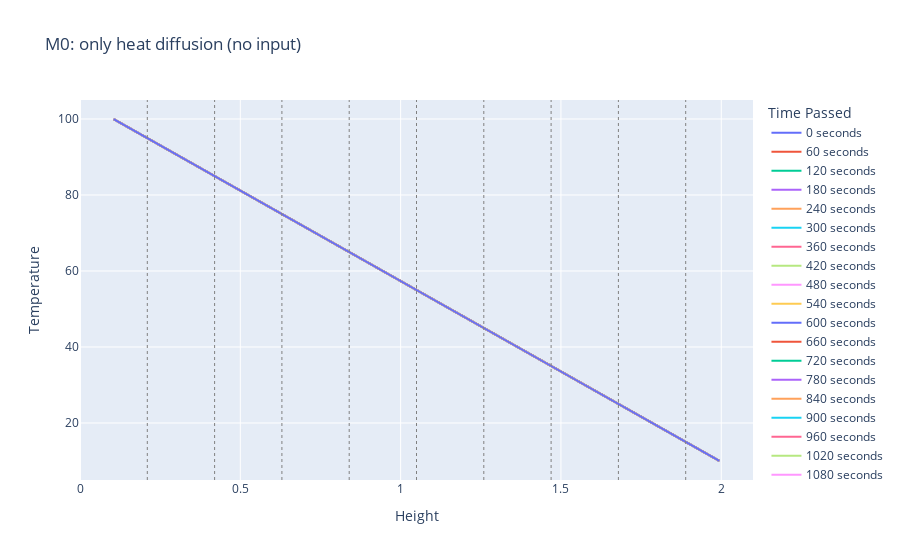
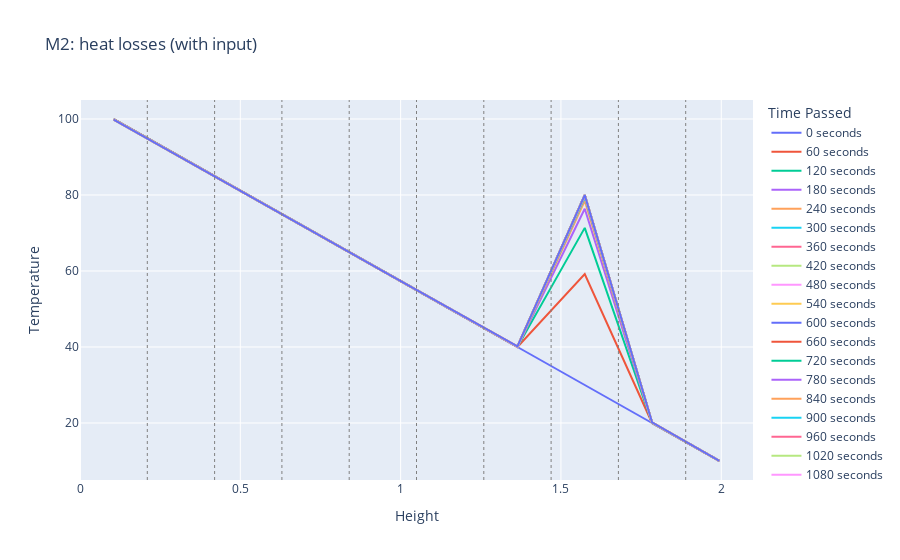
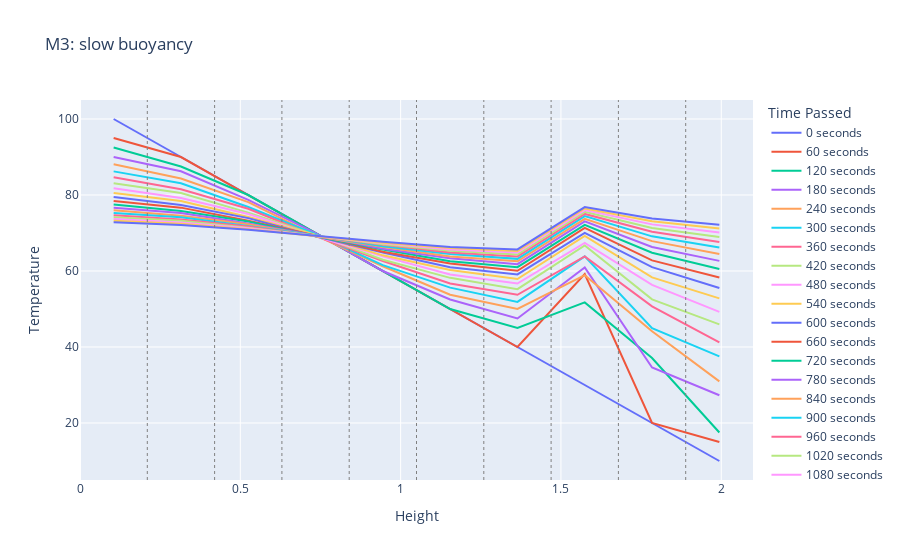
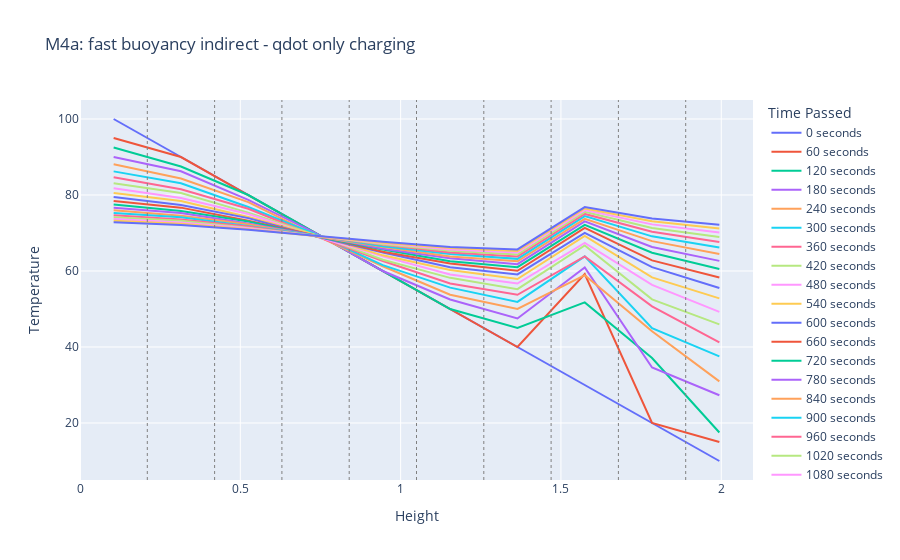

The notebook cell these images were saved under, in order:
### Markdown cell above
#### Model 4: only indirect heating (heat exchanger)

### Code cell
# MODEL 0 - only dif (no inputs)
tank_vector0 = HeatDistributionVector_model0(alpha, z, T_zero, dt)
stability0 = tank_vector0.stability_check()
if (stability0 == 0):
    # Solve for the temperatures
    final_temperature0, results0 = tank_vector0.vector_solve(num_steps)
    # Plot the results
    plot_results_height(results0, tank_vector0.heights, dt, z, dz, "M0: only heat diffusion (no input)")
    #plot_results_time(results0, dt, "M0: only heat diffusion (no input)")
"""
"""
# MODEL 2 - heat losses (with inputs)
tank_vector2 = HeatDistributionVector_model2(alpha, beta_i, beta_bottom, beta_top, lambda_i, phi_i, z, T_a, T_zero, dt, Qdot, mdot, Tm)
stability2 = tank_vector2.stability_check()
if (stability2 == 0):
    # Solve for the temperatures
    final_temperature2, results2 = tank_vector2.vector_solve(num_steps)
    # Plot the results
    plot_results_height(results2, tank_vector2.heights, dt, z, dz, "M2: heat losses (with input)")
    #plot_results_time(results2, dt, "Temperature development of each layer over time. M2: heat losses (with input)")


# MODEL 3 - slow buoy (inputs)
tank_vector3 = HeatDistributionVector_model3(alpha, beta_i, beta_bottom, beta_top, lambda_i, phi_i, z, T_a, T_zero, dt, Qdot, mdot, Tm)
stability3 = tank_vector3.stability_check()
if (stability3 == 0):
    # Solve for the temperatures
    final_temperature3, results3 = tank_vector3.vector_solve(num_steps)
    # Plot the results
    plot_results_height(results3, tank_vector3.heights, dt, z, dz, "M3: slow buoyancy")
    #plot_results_time(results3, dt, "Temperature development of each layer over time. M3: slow buoyancy")

"""

"""
# MODEL 4a - fast buoy (only charging +qdot)
tank_vector4a = HeatDistributionVector_model4a(alpha, beta_i, beta_bottom, beta_top, lambda_i, phi_i, z, T_a, T_zero, dt, Qdot_char, mdot, Tm)
stability4a = tank_vector4a.stability_check()
if (stability4a == 0):
    # Solve for the temperatures
    final_temperature4, results4a = tank_vector4a.vector_solve(num_steps)
    # Plot the results
    plot_results_height(results4a, tank_vector4a.heights, dt, z, dz, "M4a: fast buoyancy indirect - qdot only charging")
    #plot_results_time(results4a, dt, "M4a: fast buoyancy (only indirect charging), Temperature development of each layer over time.)")

# MODEL 4b - fast buoy (only discharging -qdot)
tank_vector4b = HeatDistributionVector_model4b(alpha, beta_i, beta_bottom, beta_top, lambda_i, phi_i, z, T_a, T_zero, dt, Qdot_dischar, mdot, Tm)
stability4b = tank_vector4b.stability_check()
if (stability4b == 0):
    # Solve for the temperatures
    final_temperature4b, results4b = tank_vector4b.vector_solve(num_steps)
    # Plot the results
    plot_results_height(results4b, tank_vector4b.heights, dt, z, dz, "M4b: fast buoyancy indirect - qdot only discharging")
    #plot_results_time(results4b, dt, "M4b: fast buoyancy (only indirect discharging), Temperature development of each layer over time.)")

# MODEL 4c - fast buoy (qdot separate)
tank_vector4c = HeatDistributionVector_model4c(alpha, beta_i, beta_bottom, beta_top, lambda_i, phi_i, z, T_a, T_zero, dt, Qdot_char, Qdot_dischar, mdot, Tm)
stability4c = tank_vector4c.stability_check()
if (stability4c == 0):
    # Solve for the temperatures
    final_temperature4c, results4c = tank_vector4c.vector_solve(num_steps)
    # Plot the results
    plot_results_height(results4c, tank_vector4c.heights, dt, z, dz, "M4c: fast buoyancy indirect - qdot manually separated (charge/discharge)")
    #plot_results_time(results4c, dt, "M4: fast buoyancy (only indirect charging), Temperature development of each layer over time.)")
    

# MODEL 4d - fast buoy (qdot together)
tank_vector4d = HeatDistributionVector_model4d(alpha, beta_i, beta_bottom, beta_top, lambda_i, phi_i, z, T_a, T_zero, dt, Qdot, mdot, Tm)
stability4d = tank_vector4d.stability_check()
if (stability4d == 0):
    # Solve for the temperatures
    final_temperature4d, results4d = tank_vector4d.vector_solve(num_steps)
    # Plot the results
    plot_results_height(results4d, tank_vector4d.heights, dt, z, dz, "M4d: fast buoyancy indirect - qdot NOT separated (charge/discharge together)")
    #plot_results_time(results4, dt, "M4: fast buoyancy (only indirect charging), Temperature development of each layer over time.)")
    

# MODEL 4 - fast buoy (qdot integrated)
tank_vector4 = HeatDistributionVector_model4(alpha, beta_i, beta_bottom, beta_top, lambda_i, phi_i, z, T_a, T_zero, dt, Qdot, mdot, Tm)
stability4 = tank_vector4.stability_check()
if (stability4 == 0):
    # Solve for the temperatures
    final_temperature4, results4 = tank_vector4.vector_solve(num_steps)
    # Plot the results
    plot_results_height(results4, tank_vector4.heights, dt, z, dz, "M4: fast buoyancy indirect - qdot separated in code (charge/discharge)")
    #plot_results_time(results4, dt, "M4: fast buoyancy (only indirect charging), Temperature development of each layer over time.)")

### Figure 1 — Plotly figure (JSON) as saved in the notebook; plotly's stock layout.template omitted (floating-point values rounded to 4 significant figures)
{"data": [{"mode": "lines", "name": "0 seconds", "type": "scatter", "x": [0.105, 0.3149, 0.5248, 0.7347, 0.9446, 1.154, 1.364, 1.574, 1.784, 1.994], "y": [100, 90, 80, 70, 60, 50, 40, 30, 20, 10]}, {"mode": "lines", "name": "60 seconds", "type": "scatter", "x": [0.105, 0.3149, 0.5248, 0.7347, 0.9446, 1.154, 1.364, 1.574, 1.784, 1.994], "y": [100.0, 90, 80, 70, 60, 50, 40, 30, 20, 10.0]}, {"mode": "lines", "name": "120 seconds", "type": "scatter", "x": [0.105, 0.3149, 0.5248, 0.7347, 0.9446, 1.154, 1.364, 1.574, 1.784, 1.994], "y": [100.0, 90.0, 80, 70, 60, 50, 40, 30, 20.0, 10.0]}, {"mode": "lines", "name": "180 seconds", "type": "scatter", "x": [0.105, 0.3149, 0.5248, 0.7347, 0.9446, 1.154, 1.364, 1.574, 1.784, 1.994], "y": [99.99, 90.0, 80.0, 70, 60, 50, 40, 30.0, 20.0, 10.01]}, {"mode": "lines", "name": "240 seconds", "type": "scatter", "x": [0.105, 0.3149, 0.5248, 0.7347, 0.9446, 1.154, 1.364, 1.574, 1.784, 1.994], "y": [99.99, 90.0, 80.0, 70.0, 60, 50, 40.0, 30.0, 20.0, 10.01]}, {"mode": "lines", "name": "300 seconds", "type": "scatter", "x": [0.105, 0.3149, 0.5248, 0.7347, 0.9446, 1.154, 1.364, 1.574, 1.784, 1.994], "y": [99.99, 90.0, 80.0, 70.0, 60, 50, 40.0, 30.0, 20.0, 10.01]}, {"mode": "lines", "name": "360 seconds", "type": "scatter", "x": [0.105, 0.3149, 0.5248, 0.7347, 0.9446, 1.154, 1.364, 1.574, 1.784, 1.994], "y": [99.99, 90.0, 80.0, 70.0, 60, 50, 40.0, 30.0, 20.0, 10.01]}, {"mode": "lines", "name": "420 seconds", "type": "scatter", "x": [0.105, 0.3149, 0.5248, 0.7347, 0.9446, 1.154, 1.364, 1.574, 1.784, 1.994], "y": [99.99, 90.0, 80.0, 70.0, 60, 50, 40.0, 30.0, 20.0, 10.01]}, {"mode": "lines", "name": "480 seconds", "type": "scatter", "x": [0.105, 0.3149, 0.5248, 0.7347, 0.9446, 1.154, 1.364, 1.574, 1.784, 1.994], "y": [99.98, 90.0, 80.0, 70.0, 60, 50, 40.0, 30.0, 20.0, 10.02]}, {"mode": "lines", "name": "540 seconds", "type": "scatter", "x": [0.105, 0.3149, 0.5248, 0.7347, 0.9446, 1.154, 1.364, 1.574, 1.784, 1.994], "y": [99.98, 90.0, 80.0, 70.0, 60, 50, 40.0, 30.0, 20.0, 10.02]}, {"mode": "lines", "name": "600 seconds", "type": "scatter", "x": [0.105, 0.3149, 0.5248, 0.7347, 0.9446, 1.154, 1.364, 1.574, 1.784, 1.994], "y": [99.98, 90.0, 80.0, 70.0, 60, 50, 40.0, 30.0, 20.0, 10.02]}, {"mode": "lines", "name": "660 seconds", "type": "scatter", "x": [0.105, 0.3149, 0.5248, 0.7347, 0.9446, 1.154, 1.364, 1.574, 1.784, 1.994], "y": [99.98, 90.0, 80.0, 70.0, 60, 50, 40.0, 30.0, 20.0, 10.02]}, {"mode": "lines", "name": "720 seconds", "type": "scatter", "x": [0.105, 0.3149, 0.5248, 0.7347, 0.9446, 1.154, 1.364, 1.574, 1.784, 1.994], "y": [99.98, 90.0, 80.0, 70.0, 60, 50, 40.0, 30.0, 20.0, 10.02]}, {"mode": "lines", "name": "780 seconds", "type": "scatter", "x": [0.105, 0.3149, 0.5248, 0.7347, 0.9446, 1.154, 1.364, 1.574, 1.784, 1.994], "y": [99.97, 90.0, 80.0, 70.0, 60, 50, 40.0, 30.0, 20.0, 10.03]}, {"mode": "lines", "name": "840 seconds", "type": "scatter", "x": [0.105, 0.3149, 0.5248, 0.7347, 0.9446, 1.154, 1.364, 1.574, 1.784, 1.994], "y": [99.97, 90.0, 80.0, 70.0, 60, 50, 40.0, 30.0, 20.0, 10.03]}, {"mode": "lines", "name": "900 seconds", "type": "scatter", "x": [0.105, 0.3149, 0.5248, 0.7347, 0.9446, 1.154, 1.364, 1.574, 1.784, 1.994], "y": [99.97, 90.0, 80.0, 70.0, 60, 50, 40.0, 30.0, 20.0, 10.03]}, {"mode": "lines", "name": "960 seconds", "type": "scatter", "x": [0.105, 0.3149, 0.5248, 0.7347, 0.9446, 1.154, 1.364, 1.574, 1.784, 1.994], "y": [99.97, 90.0, 80.0, 70.0, 60.0, 50.0, 40.0, 30.0, 20.0, 10.03]}, {"mode": "lines", "name": "1020 seconds", "type": "scatter", "x": [0.105, 0.3149, 0.5248, 0.7347, 0.9446, 1.154, 1.364, 1.574, 1.784, 1.994], "y": [99.97, 90.0, 80.0, 70.0, 60.0, 50.0, 40.0, 30.0, 20.0, 10.03]}, {"mode": "lines", "name": "1080 seconds", "type": "scatter", "x": [0.105, 0.3149, 0.5248, 0.7347, 0.9446, 1.154, 1.364, 1.574, 1.784, 1.994], "y": [99.96, 90.0, 80.0, 70.0, 60.0, 50.0, 40.0, 30.0, 20.0, 10.04]}, {"mode": "lines", "name": "1140 seconds", "type": "scatter", "x": [0.105, 0.3149, 0.5248, 0.7347, 0.9446, 1.154, 1.364, 1.574, 1.784, 1.994], "y": [99.96, 90.0, 80.0, 70.0, 60.0, 50.0, 40.0, 30.0, 20.0, 10.04]}, {"mode": "lines", "name": "1200 seconds", "type": "scatter", "x": [0.105, 0.3149, 0.5248, 0.7347, 0.9446, 1.154, 1.364, 1.574, 1.784, 1.994], "y": [99.96, 90.0, 80.0, 70.0, 60.0, 50.0, 40.0, 30.0, 20.0, 10.04]}], "layout": {"legend": {"title": {"text": "Time Passed"}}, "shapes": [{"line": {"color": "grey", "dash": "dot", "width": 1}, "type": "line", "x0": 0.2099, "x1": 0.2099, "xref": "x", "y0": 0, "y1": 1, "yref": "paper"}, {"line": {"color": "grey", "dash": "dot", "width": 1}, "type": "line", "x0": 0.4198, "x1": 0.4198, "xref": "x", "y0": 0, "y1": 1, "yref": "paper"}, {"line": {"color": "grey", "dash": "dot", "width": 1}, "type": "line", "x0": 0.6297, "x1": 0.6297, "xref": "x", "y0": 0, "y1": 1, "yref": "paper"}, {"line": {"color": "grey", "dash": "dot", "width": 1}, "type": "line", "x0": 0.8396, "x1": 0.8396, "xref": "x", "y0": 0, "y1": 1, "yref": "paper"}, {"line": {"color": "grey", "dash": "dot", "width": 1}, "type": "line", "x0": 1.05, "x1": 1.05, "xref": "x", "y0": 0, "y1": 1, "yref": "paper"}, {"line": {"color": "grey", "dash": "dot", "width": 1}, "type": "line", "x0": 1.259, "x1": 1.259, "xref": "x", "y0": 0, "y1": 1, "yref": "paper"}, {"line": {"color": "grey", "dash": "dot", "width": 1}, "type": "line", "x0": 1.469, "x1": 1.469, "xref": "x", "y0": 0, "y1": 1, "yref": "paper"}, {"line": {"color": "grey", "dash": "dot", "width": 1}, "type": "line", "x0": 1.679, "x1": 1.679, "xref": "x", "y0": 0, "y1": 1, "yref": "paper"}, {"line": {"color": "grey", "dash": "dot", "width": 1}, "type": "line", "x0": 1.889, "x1": 1.889, "xref": "x", "y0": 0, "y1": 1, "yref": "paper"}], "title": {"text": "M0: only heat diffusion (no input)"}, "xaxis": {"range": [0, 2.099], "title": {"text": "Height"}}, "yaxis": {"title": {"text": "Temperature"}}}}

### Figure 2 — Plotly figure (JSON) as saved in the notebook; plotly's stock layout.template omitted (floating-point values rounded to 4 significant figures)
{"data": [{"mode": "lines", "name": "0 seconds", "type": "scatter", "x": [0.105, 0.3149, 0.5248, 0.7347, 0.9446, 1.154, 1.364, 1.574, 1.784, 1.994], "y": [100, 90, 80, 70, 60, 50, 40, 30, 20, 10]}, {"mode": "lines", "name": "60 seconds", "type": "scatter", "x": [0.105, 0.3149, 0.5248, 0.7347, 0.9446, 1.154, 1.364, 1.574, 1.784, 1.994], "y": [99.99, 90.0, 80.0, 70.0, 60.0, 50.0, 40.0, 59.22, 20.0, 10.0]}, {"mode": "lines", "name": "120 seconds", "type": "scatter", "x": [0.105, 0.3149, 0.5248, 0.7347, 0.9446, 1.154, 1.364, 1.574, 1.784, 1.994], "y": [99.98, 89.99, 79.99, 69.99, 60.0, 50.0, 40.0, 71.35, 20.0, 10.0]}, {"mode": "lines", "name": "180 seconds", "type": "scatter", "x": [0.105, 0.3149, 0.5248, 0.7347, 0.9446, 1.154, 1.364, 1.574, 1.784, 1.994], "y": [99.97, 89.99, 79.99, 69.99, 59.99, 49.99, 40.01, 76.38, 20.01, 10.0]}, {"mode": "lines", "name": "240 seconds", "type": "scatter", "x": [0.105, 0.3149, 0.5248, 0.7347, 0.9446, 1.154, 1.364, 1.574, 1.784, 1.994], "y": [99.96, 89.99, 79.99, 69.99, 59.99, 49.99, 40.02, 78.48, 20.02, 10.01]}, {"mode": "lines", "name": "300 seconds", "type": "scatter", "x": [0.105, 0.3149, 0.5248, 0.7347, 0.9446, 1.154, 1.364, 1.574, 1.784, 1.994], "y": [99.95, 89.98, 79.99, 69.99, 59.99, 49.99, 40.03, 79.34, 20.03, 10.01]}, {"mode": "lines", "name": "360 seconds", "type": "scatter", "x": [0.105, 0.3149, 0.5248, 0.7347, 0.9446, 1.154, 1.364, 1.574, 1.784, 1.994], "y": [99.95, 89.98, 79.98, 69.98, 59.99, 49.99, 40.03, 79.7, 20.04, 10.01]}, {"mode": "lines", "name": "420 seconds", "type": "scatter", "x": [0.105, 0.3149, 0.5248, 0.7347, 0.9446, 1.154, 1.364, 1.574, 1.784, 1.994], "y": [99.94, 89.98, 79.98, 69.98, 59.98, 49.99, 40.04, 79.85, 20.05, 10.01]}, {"mode": "lines", "name": "480 seconds", "type": "scatter", "x": [0.105, 0.3149, 0.5248, 0.7347, 0.9446, 1.154, 1.364, 1.574, 1.784, 1.994], "y": [99.93, 89.97, 79.98, 69.98, 59.98, 49.99, 40.05, 79.92, 20.06, 10.01]}, {"mode": "lines", "name": "540 seconds", "type": "scatter", "x": [0.105, 0.3149, 0.5248, 0.7347, 0.9446, 1.154, 1.364, 1.574, 1.784, 1.994], "y": [99.92, 89.97, 79.97, 69.98, 59.98, 49.98, 40.06, 79.94, 20.07, 10.01]}, {"mode": "lines", "name": "600 seconds", "type": "scatter", "x": [0.105, 0.3149, 0.5248, 0.7347, 0.9446, 1.154, 1.364, 1.574, 1.784, 1.994], "y": [99.91, 89.97, 79.97, 69.97, 59.98, 49.98, 40.07, 79.95, 20.07, 10.01]}, {"mode": "lines", "name": "660 seconds", "type": "scatter", "x": [0.105, 0.3149, 0.5248, 0.7347, 0.9446, 1.154, 1.364, 1.574, 1.784, 1.994], "y": [99.9, 89.96, 79.97, 69.97, 59.98, 49.98, 40.08, 79.96, 20.08, 10.01]}, {"mode": "lines", "name": "720 seconds", "type": "scatter", "x": [0.105, 0.3149, 0.5248, 0.7347, 0.9446, 1.154, 1.364, 1.574, 1.784, 1.994], "y": [99.89, 89.96, 79.97, 69.97, 59.97, 49.98, 40.08, 79.96, 20.09, 10.02]}, {"mode": "lines", "name": "780 seconds", "type": "scatter", "x": [0.105, 0.3149, 0.5248, 0.7347, 0.9446, 1.154, 1.364, 1.574, 1.784, 1.994], "y": [99.88, 89.96, 79.96, 69.97, 59.97, 49.98, 40.09, 79.96, 20.1, 10.02]}, {"mode": "lines", "name": "840 seconds", "type": "scatter", "x": [0.105, 0.3149, 0.5248, 0.7347, 0.9446, 1.154, 1.364, 1.574, 1.784, 1.994], "y": [99.87, 89.95, 79.96, 69.96, 59.97, 49.97, 40.1, 79.96, 20.11, 10.02]}, {"mode": "lines", "name": "900 seconds", "type": "scatter", "x": [0.105, 0.3149, 0.5248, 0.7347, 0.9446, 1.154, 1.364, 1.574, 1.784, 1.994], "y": [99.86, 89.95, 79.96, 69.96, 59.97, 49.97, 40.11, 79.96, 20.12, 10.02]}, {"mode": "lines", "name": "960 seconds", "type": "scatter", "x": [0.105, 0.3149, 0.5248, 0.7347, 0.9446, 1.154, 1.364, 1.574, 1.784, 1.994], "y": [99.86, 89.95, 79.95, 69.96, 59.97, 49.97, 40.12, 79.96, 20.13, 10.02]}, {"mode": "lines", "name": "1020 seconds", "type": "scatter", "x": [0.105, 0.3149, 0.5248, 0.7347, 0.9446, 1.154, 1.364, 1.574, 1.784, 1.994], "y": [99.85, 89.94, 79.95, 69.96, 59.96, 49.97, 40.13, 79.96, 20.14, 10.02]}, {"mode": "lines", "name": "1080 seconds", "type": "scatter", "x": [0.105, 0.3149, 0.5248, 0.7347, 0.9446, 1.154, 1.364, 1.574, 1.784, 1.994], "y": [99.84, 89.94, 79.95, 69.95, 59.96, 49.97, 40.14, 79.96, 20.15, 10.02]}, {"mode": "lines", "name": "1140 seconds", "type": "scatter", "x": [0.105, 0.3149, 0.5248, 0.7347, 0.9446, 1.154, 1.364, 1.574, 1.784, 1.994], "y": [99.83, 89.94, 79.94, 69.95, 59.96, 49.97, 40.14, 79.96, 20.16, 10.02]}, {"mode": "lines", "name": "1200 seconds", "type": "scatter", "x": [0.105, 0.3149, 0.5248, 0.7347, 0.9446, 1.154, 1.364, 1.574, 1.784, 1.994], "y": [99.82, 89.93, 79.94, 69.95, 59.96, 49.96, 40.15, 79.96, 20.17, 10.03]}], "layout": {"legend": {"title": {"text": "Time Passed"}}, "shapes": [{"line": {"color": "grey", "dash": "dot", "width": 1}, "type": "line", "x0": 0.2099, "x1": 0.2099, "xref": "x", "y0": 0, "y1": 1, "yref": "paper"}, {"line": {"color": "grey", "dash": "dot", "width": 1}, "type": "line", "x0": 0.4198, "x1": 0.4198, "xref": "x", "y0": 0, "y1": 1, "yref": "paper"}, {"line": {"color": "grey", "dash": "dot", "width": 1}, "type": "line", "x0": 0.6297, "x1": 0.6297, "xref": "x", "y0": 0, "y1": 1, "yref": "paper"}, {"line": {"color": "grey", "dash": "dot", "width": 1}, "type": "line", "x0": 0.8396, "x1": 0.8396, "xref": "x", "y0": 0, "y1": 1, "yref": "paper"}, {"line": {"color": "grey", "dash": "dot", "width": 1}, "type": "line", "x0": 1.05, "x1": 1.05, "xref": "x", "y0": 0, "y1": 1, "yref": "paper"}, {"line": {"color": "grey", "dash": "dot", "width": 1}, "type": "line", "x0": 1.259, "x1": 1.259, "xref": "x", "y0": 0, "y1": 1, "yref": "paper"}, {"line": {"color": "grey", "dash": "dot", "width": 1}, "type": "line", "x0": 1.469, "x1": 1.469, "xref": "x", "y0": 0, "y1": 1, "yref": "paper"}, {"line": {"color": "grey", "dash": "dot", "width": 1}, "type": "line", "x0": 1.679, "x1": 1.679, "xref": "x", "y0": 0, "y1": 1, "yref": "paper"}, {"line": {"color": "grey", "dash": "dot", "width": 1}, "type": "line", "x0": 1.889, "x1": 1.889, "xref": "x", "y0": 0, "y1": 1, "yref": "paper"}], "title": {"text": "M2: heat losses (with input)"}, "xaxis": {"range": [0, 2.099], "title": {"text": "Height"}}, "yaxis": {"title": {"text": "Temperature"}}}}

### Figure 3 — Plotly figure (JSON) as saved in the notebook; plotly's stock layout.template omitted (floating-point values rounded to 4 significant figures)
{"data": [{"mode": "lines", "name": "0 seconds", "type": "scatter", "x": [0.105, 0.3149, 0.5248, 0.7347, 0.9446, 1.154, 1.364, 1.574, 1.784, 1.994], "y": [100, 90, 80, 70, 60, 50, 40, 30, 20, 10]}, {"mode": "lines", "name": "60 seconds", "type": "scatter", "x": [0.105, 0.3149, 0.5248, 0.7347, 0.9446, 1.154, 1.364, 1.574, 1.784, 1.994], "y": [94.99, 90.0, 80.0, 70.0, 60.0, 50.0, 40.0, 59.22, 20.0, 15.0]}, {"mode": "lines", "name": "120 seconds", "type": "scatter", "x": [0.105, 0.3149, 0.5248, 0.7347, 0.9446, 1.154, 1.364, 1.574, 1.784, 1.994], "y": [92.49, 87.49, 79.99, 69.99, 60.0, 50.0, 45.0, 51.74, 37.11, 17.5]}, {"mode": "lines", "name": "180 seconds", "type": "scatter", "x": [0.105, 0.3149, 0.5248, 0.7347, 0.9446, 1.154, 1.364, 1.574, 1.784, 1.994], "y": [89.98, 86.24, 78.74, 69.99, 59.99, 52.5, 47.5, 60.93, 34.62, 27.31]}, {"mode": "lines", "name": "240 seconds", "type": "scatter", "x": [0.105, 0.3149, 0.5248, 0.7347, 0.9446, 1.154, 1.364, 1.574, 1.784, 1.994], "y": [88.1, 84.36, 78.11, 69.36, 61.24, 53.75, 50.0, 58.91, 44.12, 30.96]}, {"mode": "lines", "name": "300 seconds", "type": "scatter", "x": [0.105, 0.3149, 0.5248, 0.7347, 0.9446, 1.154, 1.364, 1.574, 1.784, 1.994], "y": [86.22, 83.1, 76.86, 69.68, 61.55, 55.62, 51.87, 63.83, 44.93, 37.54]}, {"mode": "lines", "name": "360 seconds", "type": "scatter", "x": [0.105, 0.3149, 0.5248, 0.7347, 0.9446, 1.154, 1.364, 1.574, 1.784, 1.994], "y": [84.66, 81.54, 76.39, 69.2, 62.65, 56.71, 53.75, 63.82, 50.69, 41.24]}, {"mode": "lines", "name": "420 seconds", "type": "scatter", "x": [0.105, 0.3149, 0.5248, 0.7347, 0.9446, 1.154, 1.364, 1.574, 1.784, 1.994], "y": [83.09, 80.52, 75.37, 69.51, 62.95, 58.2, 55.23, 66.7, 52.53, 45.96]}, {"mode": "lines", "name": "480 seconds", "type": "scatter", "x": [0.105, 0.3149, 0.5248, 0.7347, 0.9446, 1.154, 1.364, 1.574, 1.784, 1.994], "y": [81.8, 79.22, 75.01, 69.16, 63.85, 59.09, 56.71, 67.38, 56.33, 49.24]}, {"mode": "lines", "name": "540 seconds", "type": "scatter", "x": [0.105, 0.3149, 0.5248, 0.7347, 0.9446, 1.154, 1.364, 1.574, 1.784, 1.994], "y": [80.5, 78.4, 74.19, 69.43, 64.12, 60.28, 57.9, 69.22, 58.31, 52.79]}, {"mode": "lines", "name": "600 seconds", "type": "scatter", "x": [0.105, 0.3149, 0.5248, 0.7347, 0.9446, 1.154, 1.364, 1.574, 1.784, 1.994], "y": [79.45, 77.34, 73.91, 69.15, 64.85, 61.01, 59.09, 70.06, 61.0, 55.55]}, {"mode": "lines", "name": "660 seconds", "type": "scatter", "x": [0.105, 0.3149, 0.5248, 0.7347, 0.9446, 1.154, 1.364, 1.574, 1.784, 1.994], "y": [78.39, 76.68, 73.24, 69.38, 65.08, 61.97, 60.05, 71.33, 62.8, 58.27]}, {"mode": "lines", "name": "720 seconds", "type": "scatter", "x": [0.105, 0.3149, 0.5248, 0.7347, 0.9446, 1.154, 1.364, 1.574, 1.784, 1.994], "y": [77.53, 75.81, 73.03, 69.16, 65.67, 62.56, 61.01, 72.12, 64.8, 60.53]}, {"mode": "lines", "name": "780 seconds", "type": "scatter", "x": [0.105, 0.3149, 0.5248, 0.7347, 0.9446, 1.154, 1.364, 1.574, 1.784, 1.994], "y": [76.66, 75.27, 72.48, 69.35, 65.86, 63.34, 61.79, 73.06, 66.33, 62.66]}, {"mode": "lines", "name": "840 seconds", "type": "scatter", "x": [0.105, 0.3149, 0.5248, 0.7347, 0.9446, 1.154, 1.364, 1.574, 1.784, 1.994], "y": [75.96, 74.57, 72.31, 69.17, 66.34, 63.82, 62.57, 73.74, 67.86, 64.49]}, {"mode": "lines", "name": "900 seconds", "type": "scatter", "x": [0.105, 0.3149, 0.5248, 0.7347, 0.9446, 1.154, 1.364, 1.574, 1.784, 1.994], "y": [75.26, 74.13, 71.87, 69.32, 66.49, 64.45, 63.19, 74.45, 69.11, 66.17]}, {"mode": "lines", "name": "960 seconds", "type": "scatter", "x": [0.105, 0.3149, 0.5248, 0.7347, 0.9446, 1.154, 1.364, 1.574, 1.784, 1.994], "y": [74.69, 73.56, 71.73, 69.18, 66.89, 64.84, 63.82, 75.02, 70.31, 67.64]}, {"mode": "lines", "name": "1020 seconds", "type": "scatter", "x": [0.105, 0.3149, 0.5248, 0.7347, 0.9446, 1.154, 1.364, 1.574, 1.784, 1.994], "y": [74.12, 73.21, 71.37, 69.3, 67.01, 65.35, 64.33, 75.57, 71.33, 68.97]}, {"mode": "lines", "name": "1080 seconds", "type": "scatter", "x": [0.105, 0.3149, 0.5248, 0.7347, 0.9446, 1.154, 1.364, 1.574, 1.784, 1.994], "y": [73.66, 72.74, 71.25, 69.18, 67.32, 65.67, 64.84, 76.03, 72.27, 70.14]}, {"mode": "lines", "name": "1140 seconds", "type": "scatter", "x": [0.105, 0.3149, 0.5248, 0.7347, 0.9446, 1.154, 1.364, 1.574, 1.784, 1.994], "y": [73.19, 72.45, 70.96, 69.29, 67.42, 66.08, 65.25, 76.46, 73.09, 71.2]}, {"mode": "lines", "name": "1200 seconds", "type": "scatter", "x": [0.105, 0.3149, 0.5248, 0.7347, 0.9446, 1.154, 1.364, 1.574, 1.784, 1.994], "y": [72.82, 72.07, 70.87, 69.19, 67.68, 66.34, 65.67, 76.84, 73.83, 72.14]}], "layout": {"legend": {"title": {"text": "Time Passed"}}, "shapes": [{"line": {"color": "grey", "dash": "dot", "width": 1}, "type": "line", "x0": 0.2099, "x1": 0.2099, "xref": "x", "y0": 0, "y1": 1, "yref": "paper"}, {"line": {"color": "grey", "dash": "dot", "width": 1}, "type": "line", "x0": 0.4198, "x1": 0.4198, "xref": "x", "y0": 0, "y1": 1, "yref": "paper"}, {"line": {"color": "grey", "dash": "dot", "width": 1}, "type": "line", "x0": 0.6297, "x1": 0.6297, "xref": "x", "y0": 0, "y1": 1, "yref": "paper"}, {"line": {"color": "grey", "dash": "dot", "width": 1}, "type": "line", "x0": 0.8396, "x1": 0.8396, "xref": "x", "y0": 0, "y1": 1, "yref": "paper"}, {"line": {"color": "grey", "dash": "dot", "width": 1}, "type": "line", "x0": 1.05, "x1": 1.05, "xref": "x", "y0": 0, "y1": 1, "yref": "paper"}, {"line": {"color": "grey", "dash": "dot", "width": 1}, "type": "line", "x0": 1.259, "x1": 1.259, "xref": "x", "y0": 0, "y1": 1, "yref": "paper"}, {"line": {"color": "grey", "dash": "dot", "width": 1}, "type": "line", "x0": 1.469, "x1": 1.469, "xref": "x", "y0": 0, "y1": 1, "yref": "paper"}, {"line": {"color": "grey", "dash": "dot", "width": 1}, "type": "line", "x0": 1.679, "x1": 1.679, "xref": "x", "y0": 0, "y1": 1, "yref": "paper"}, {"line": {"color": "grey", "dash": "dot", "width": 1}, "type": "line", "x0": 1.889, "x1": 1.889, "xref": "x", "y0": 0, "y1": 1, "yref": "paper"}], "title": {"text": "M3: slow buoyancy"}, "xaxis": {"range": [0, 2.099], "title": {"text": "Height"}}, "yaxis": {"title": {"text": "Temperature"}}}}

### Figure 4 — Plotly figure (JSON) as saved in the notebook; plotly's stock layout.template omitted (floating-point values rounded to 4 significant figures)
{"data": [{"mode": "lines", "name": "0 seconds", "type": "scatter", "x": [0.105, 0.3149, 0.5248, 0.7347, 0.9446, 1.154, 1.364, 1.574, 1.784, 1.994], "y": [100, 90, 80, 70, 60, 50, 40, 30, 20, 10]}, {"mode": "lines", "name": "60 seconds", "type": "scatter", "x": [0.105, 0.3149, 0.5248, 0.7347, 0.9446, 1.154, 1.364, 1.574, 1.784, 1.994], "y": [94.99, 90.0, 80.0, 70.0, 60.0, 50.0, 40.0, 59.22, 20.0, 15.0]}, {"mode": "lines", "name": "120 seconds", "type": "scatter", "x": [0.105, 0.3149, 0.5248, 0.7347, 0.9446, 1.154, 1.364, 1.574, 1.784, 1.994], "y": [92.49, 87.49, 79.99, 69.99, 60.0, 50.0, 45.0, 51.74, 37.11, 17.5]}, {"mode": "lines", "name": "180 seconds", "type": "scatter", "x": [0.105, 0.3149, 0.5248, 0.7347, 0.9446, 1.154, 1.364, 1.574, 1.784, 1.994], "y": [89.98, 86.24, 78.74, 69.99, 59.99, 52.5, 47.5, 60.93, 34.62, 27.31]}, {"mode": "lines", "name": "240 seconds", "type": "scatter", "x": [0.105, 0.3149, 0.5248, 0.7347, 0.9446, 1.154, 1.364, 1.574, 1.784, 1.994], "y": [88.1, 84.36, 78.11, 69.36, 61.24, 53.75, 50.0, 58.91, 44.12, 30.96]}, {"mode": "lines", "name": "300 seconds", "type": "scatter", "x": [0.105, 0.3149, 0.5248, 0.7347, 0.9446, 1.154, 1.364, 1.574, 1.784, 1.994], "y": [86.22, 83.1, 76.86, 69.68, 61.55, 55.62, 51.87, 63.83, 44.93, 37.54]}, {"mode": "lines", "name": "360 seconds", "type": "scatter", "x": [0.105, 0.3149, 0.5248, 0.7347, 0.9446, 1.154, 1.364, 1.574, 1.784, 1.994], "y": [84.66, 81.54, 76.39, 69.2, 62.65, 56.71, 53.75, 63.82, 50.69, 41.24]}, {"mode": "lines", "name": "420 seconds", "type": "scatter", "x": [0.105, 0.3149, 0.5248, 0.7347, 0.9446, 1.154, 1.364, 1.574, 1.784, 1.994], "y": [83.09, 80.52, 75.37, 69.51, 62.95, 58.2, 55.23, 66.7, 52.53, 45.96]}, {"mode": "lines", "name": "480 seconds", "type": "scatter", "x": [0.105, 0.3149, 0.5248, 0.7347, 0.9446, 1.154, 1.364, 1.574, 1.784, 1.994], "y": [81.8, 79.22, 75.01, 69.16, 63.85, 59.09, 56.71, 67.38, 56.33, 49.24]}, {"mode": "lines", "name": "540 seconds", "type": "scatter", "x": [0.105, 0.3149, 0.5248, 0.7347, 0.9446, 1.154, 1.364, 1.574, 1.784, 1.994], "y": [80.5, 78.4, 74.19, 69.43, 64.12, 60.28, 57.9, 69.22, 58.31, 52.79]}, {"mode": "lines", "name": "600 seconds", "type": "scatter", "x": [0.105, 0.3149, 0.5248, 0.7347, 0.9446, 1.154, 1.364, 1.574, 1.784, 1.994], "y": [79.45, 77.34, 73.91, 69.15, 64.85, 61.01, 59.09, 70.06, 61.0, 55.55]}, {"mode": "lines", "name": "660 seconds", "type": "scatter", "x": [0.105, 0.3149, 0.5248, 0.7347, 0.9446, 1.154, 1.364, 1.574, 1.784, 1.994], "y": [78.39, 76.68, 73.24, 69.38, 65.08, 61.97, 60.05, 71.33, 62.8, 58.27]}, {"mode": "lines", "name": "720 seconds", "type": "scatter", "x": [0.105, 0.3149, 0.5248, 0.7347, 0.9446, 1.154, 1.364, 1.574, 1.784, 1.994], "y": [77.53, 75.81, 73.03, 69.16, 65.67, 62.56, 61.01, 72.12, 64.8, 60.53]}, {"mode": "lines", "name": "780 seconds", "type": "scatter", "x": [0.105, 0.3149, 0.5248, 0.7347, 0.9446, 1.154, 1.364, 1.574, 1.784, 1.994], "y": [76.66, 75.27, 72.48, 69.35, 65.86, 63.34, 61.79, 73.06, 66.33, 62.66]}, {"mode": "lines", "name": "840 seconds", "type": "scatter", "x": [0.105, 0.3149, 0.5248, 0.7347, 0.9446, 1.154, 1.364, 1.574, 1.784, 1.994], "y": [75.96, 74.57, 72.31, 69.17, 66.34, 63.82, 62.57, 73.74, 67.86, 64.49]}, {"mode": "lines", "name": "900 seconds", "type": "scatter", "x": [0.105, 0.3149, 0.5248, 0.7347, 0.9446, 1.154, 1.364, 1.574, 1.784, 1.994], "y": [75.26, 74.13, 71.87, 69.32, 66.49, 64.45, 63.19, 74.45, 69.11, 66.17]}, {"mode": "lines", "name": "960 seconds", "type": "scatter", "x": [0.105, 0.3149, 0.5248, 0.7347, 0.9446, 1.154, 1.364, 1.574, 1.784, 1.994], "y": [74.69, 73.56, 71.73, 69.18, 66.89, 64.84, 63.82, 75.02, 70.31, 67.64]}, {"mode": "lines", "name": "1020 seconds", "type": "scatter", "x": [0.105, 0.3149, 0.5248, 0.7347, 0.9446, 1.154, 1.364, 1.574, 1.784, 1.994], "y": [74.12, 73.21, 71.37, 69.3, 67.01, 65.35, 64.33, 75.57, 71.33, 68.97]}, {"mode": "lines", "name": "1080 seconds", "type": "scatter", "x": [0.105, 0.3149, 0.5248, 0.7347, 0.9446, 1.154, 1.364, 1.574, 1.784, 1.994], "y": [73.66, 72.74, 71.25, 69.18, 67.32, 65.67, 64.84, 76.03, 72.27, 70.14]}, {"mode": "lines", "name": "1140 seconds", "type": "scatter", "x": [0.105, 0.3149, 0.5248, 0.7347, 0.9446, 1.154, 1.364, 1.574, 1.784, 1.994], "y": [73.19, 72.45, 70.96, 69.29, 67.42, 66.08, 65.25, 76.46, 73.09, 71.2]}, {"mode": "lines", "name": "1200 seconds", "type": "scatter", "x": [0.105, 0.3149, 0.5248, 0.7347, 0.9446, 1.154, 1.364, 1.574, 1.784, 1.994], "y": [72.82, 72.07, 70.87, 69.19, 67.68, 66.34, 65.67, 76.84, 73.83, 72.14]}], "layout": {"legend": {"title": {"text": "Time Passed"}}, "shapes": [{"line": {"color": "grey", "dash": "dot", "width": 1}, "type": "line", "x0": 0.2099, "x1": 0.2099, "xref": "x", "y0": 0, "y1": 1, "yref": "paper"}, {"line": {"color": "grey", "dash": "dot", "width": 1}, "type": "line", "x0": 0.4198, "x1": 0.4198, "xref": "x", "y0": 0, "y1": 1, "yref": "paper"}, {"line": {"color": "grey", "dash": "dot", "width": 1}, "type": "line", "x0": 0.6297, "x1": 0.6297, "xref": "x", "y0": 0, "y1": 1, "yref": "paper"}, {"line": {"color": "grey", "dash": "dot", "width": 1}, "type": "line", "x0": 0.8396, "x1": 0.8396, "xref": "x", "y0": 0, "y1": 1, "yref": "paper"}, {"line": {"color": "grey", "dash": "dot", "width": 1}, "type": "line", "x0": 1.05, "x1": 1.05, "xref": "x", "y0": 0, "y1": 1, "yref": "paper"}, {"line": {"color": "grey", "dash": "dot", "width": 1}, "type": "line", "x0": 1.259, "x1": 1.259, "xref": "x", "y0": 0, "y1": 1, "yref": "paper"}, {"line": {"color": "grey", "dash": "dot", "width": 1}, "type": "line", "x0": 1.469, "x1": 1.469, "xref": "x", "y0": 0, "y1": 1, "yref": "paper"}, {"line": {"color": "grey", "dash": "dot", "width": 1}, "type": "line", "x0": 1.679, "x1": 1.679, "xref": "x", "y0": 0, "y1": 1, "yref": "paper"}, {"line": {"color": "grey", "dash": "dot", "width": 1}, "type": "line", "x0": 1.889, "x1": 1.889, "xref": "x", "y0": 0, "y1": 1, "yref": "paper"}], "title": {"text": "M4a: fast buoyancy indirect - qdot only charging"}, "xaxis": {"range": [0, 2.099], "title": {"text": "Height"}}, "yaxis": {"title": {"text": "Temperature"}}}}
